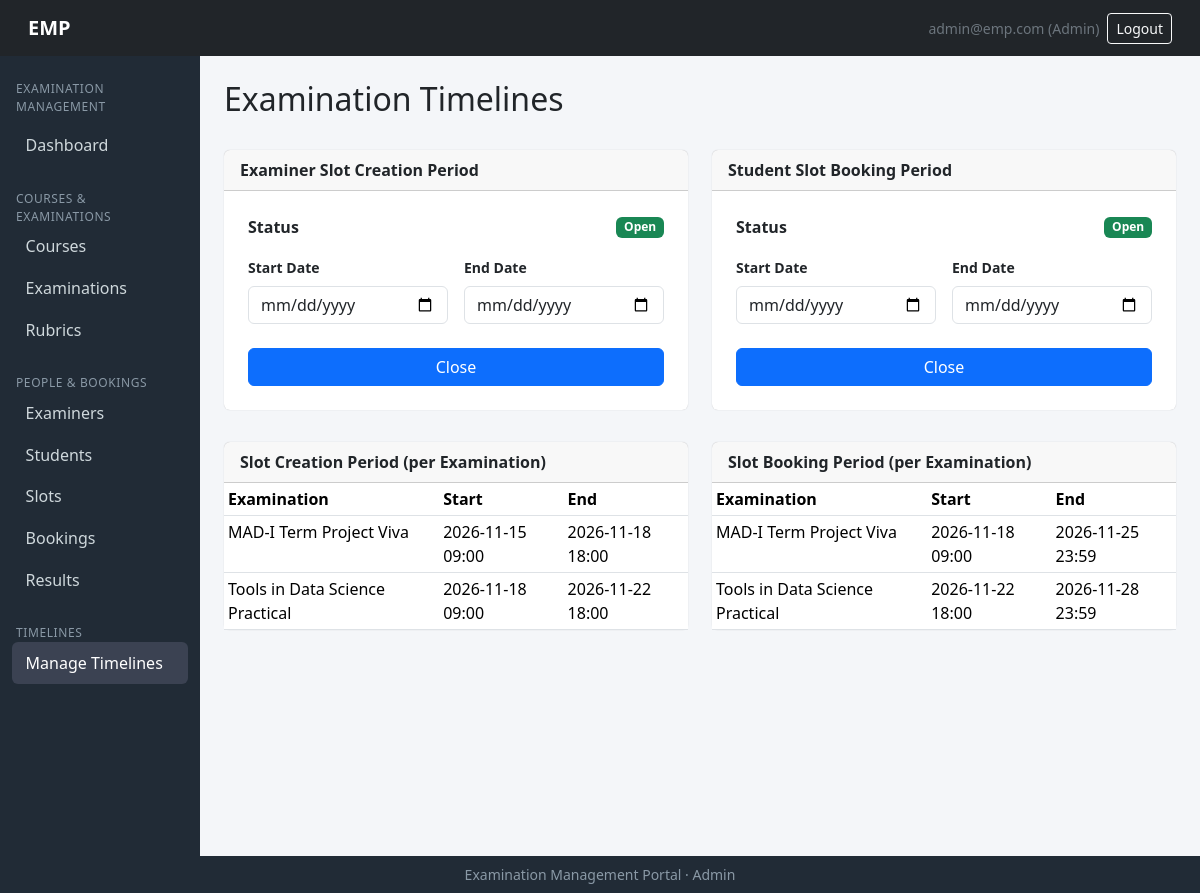
Page /admin/timelines (signed in) on the earlier database version.
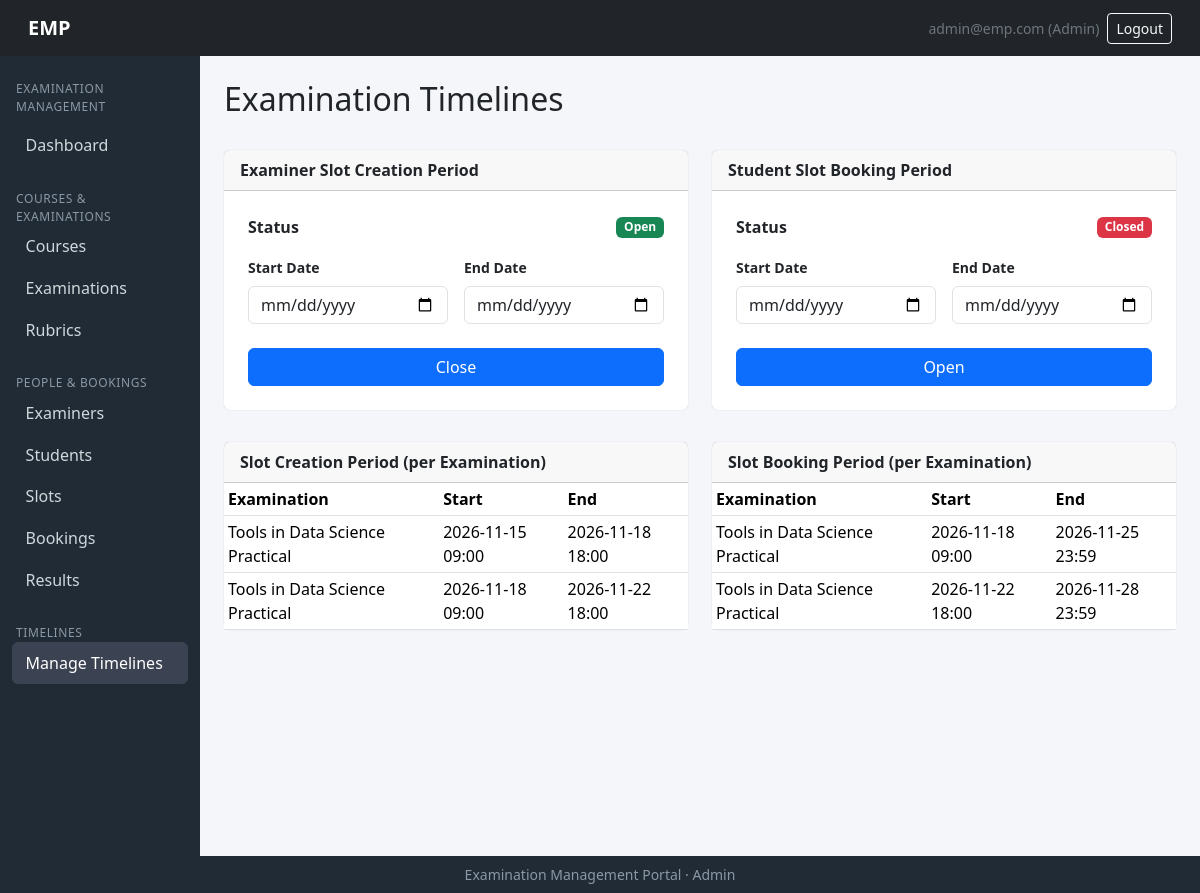
Same page on the later database version.
### models/models.py (models this page shows)
class Examination(db.Model):
    __tablename__ = "examinations"
    id   = db.Column(db.Integer, primary_key=True)
    course_id = db.Column(db.Integer, db.ForeignKey("courses.id"), nullable=False)
    name     = db.Column(db.String(150), nullable=False)
    exam_type= db.Column(db.String(30), nullable=False)   # Viva|Practical|Project Demo|Assessment
    duration = db.Column(db.Integer, nullable=False)       # in minutes ig?
    max_marks = db.Column(db.Integer, nullable=False)
    slot_creation_start = db.Column(db.DateTime)
    slot_creation_end=db.Column(db.DateTime)
    slot_booking_start  = db.Column(db.DateTime)
    slot_booking_end  = db.Column(db.DateTime)
    status = db.Column(db.String(20), default="draft")  # draft|slot_creation|booking_open|closed|completed perhaps
    rubrics = db.relationship("Rubric", backref="exam")
    slots  = db.relationship("ExaminationSlot", backref="exam")

### routes/admin_routes.py (the view)
@admin_bp.route('/timelines')
@login_required
def timelines():
    if not admin_only():
        return redirect(url_for('auth.login'))
    slot_creation_open = Examination.query.filter_by(status='slot_creation').first() is not None
    booking_open = Examination.query.filter_by(status='booking_open').first() is not None
    exams_timeline = [{
        'name': e.name,
        'slot_start': e.slot_creation_start.strftime('%Y-%m-%d %H:%M') if e.slot_creation_start else '—',
        'slot_end': e.slot_creation_end.strftime('%Y-%m-%d %H:%M') if e.slot_creation_end else '—',
        'booking_start': e.slot_booking_start.strftime('%Y-%m-%d %H:%M') if e.slot_booking_start else '—',
        'booking_end': e.slot_booking_end.strftime('%Y-%m-%d %H:%M') if e.slot_booking_end else '—'
    } for e in Examination.query.all()]
    return render_template('admin/timelines.html',
                           slot_creation_open=slot_creation_open,
                           booking_open=booking_open,
                           slot_start_date='',
                           slot_end_date='',
                           booking_start_date='',
                           booking_end_date='',
                           exams_timeline=exams_timeline)

### app.py (called while the page is built)
@login_manager.user_loader
def load_user(user_id):
    return User.query.get(int(user_id))

### routes/admin_routes.py (called while the page is built)
def admin_only():
    if current_user.role != 'admin':
        flash('Access denied.', 'danger')
        return False
    return True

### templates/admin/timelines.html (shortened to what the changed rows need)
{% extends "admin/base_admin.html" %}
{% import "admin/_macros.html" as macros %}
{% block content %}
<div class="d-flex justify-content-between align-items-center mb-4">
    <h2>Examination Timelines</h2>
</div>
<div class="row g-4">
    <div class="col-lg-6">
        <div class="card">
            <div class="card-body p-4">
                <form method="POST" action="{{ url_for('admin.booking_period') }}">
                    <div class="d-flex justify-content-between align-items-center mb-3">
                        <span class="fw-semibold">Status</span>
                        {% if booking_open %}
                        <span class="badge bg-success">Open</span>
                        {% else %}
                            <span class="badge bg-danger">Closed</span>
                        {% endif %}
                    </div>
                    <div class="row g-3">
                        <div class="col-md-6">
                        </div>
                        <div class="col-md-6">
                        </div>
                    </div>
                    <button type="submit" class="btn btn-primary w-100 mt-2">{{ 'Close' if booking_open else 'Open' }}</button>
                </form>
            </div>
        </div>
    </div>
</div>
<div class="row g-4 mt-2">
    <div class="col-lg-6">
        <div class="card">
            <div class="table-responsive">
                <table class="table table-sm table-hover mb-0">
                    <thead>
                        <tr>
                            <th>Examination</th>
                            <th>Start</th>
                            <th>End</th>
                        </tr>
                    </thead>
                    <tbody>
                        {% for e in exams_timeline %}
                            <tr>
                                <td>{{ e.name }}</td>
                                <td>{{ e.slot_start }}</td>
                                <td>{{ e.slot_end }}</td>
                            </tr>
                        {% else %}
                            <tr><td colspan="3" class="text-center text-muted py-4">No examinations.</td></tr>
                        {% endfor %}
                    </tbody>
                </table>
            </div>
        </div>
    </div>
    <div class="col-lg-6">
        <div class="card">
            <div class="table-responsive">
                <table class="table table-sm table-hover mb-0">
                    <thead>
                        <tr>
                            <th>Examination</th>
                            <th>Start</th>
                            <th>End</th>
                        </tr>
                    </thead>
                    <tbody>
                        {% for e in exams_timeline %}
                            <tr>
                                <td>{{ e.name }}</td>
                                <td>{{ e.booking_start }}</td>
                                <td>{{ e.booking_end }}</td>
                            </tr>
                        {% else %}
                            <tr><td colspan="3" class="text-center text-muted py-4">No examinations.</td></tr>
                        {% endfor %}
                    </tbody>
                </table>
            </div>
        </div>
    </div>
</div>
{% endblock %}

Differences in the rows shown:
changed Examination (number 1 of 2 on the later page): name "MAD-I Term Project Viva" → "Tools in Data Science Practical"
Other differences:
{{ 'Close' if booking_open else 'Open' }}: "Close" → "Open"
text no longer shown: "Open"
text now shown: "Closed"
